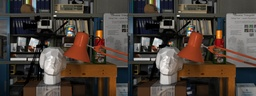
#> input picture Assignment_3/As3.jpg, 256 x 96 px, shrunk from 1281 x 480 before the run
$ python script.py
#> lines starting #> are read from the running program, lines starting #| are printed output that depends on the picture
#!/usr/bin/env python3
# -*- coding: utf-8 -*-


# David Onsy Shokry                 34-4658         t-08
# Anas Mohammed Amin                34-10441        t-08


import cv2
import numpy as np
import math
from scipy import ndimage
from PIL import Image

def stereo_match(left_img, right_img, kernel, max_offset):
    # Load in both images, assumed to be RGBA 8bit per channel images
    #left_img = Image.open(left_img).convert('L')
    left = np.asarray(left_img)
    #right_img = Image.open(right_img).convert('L')
    right = np.asarray(right_img)
    w_l, h,_ = left_img.shape  # both images have different number of rows so apply min aggregation.

    w_r,_,_ = right_img.shape # both have the same height.

    w=0
    w = min(w_r,w_l)


    # Depth (or disparity) map
    depth = np.zeros((w, h), np.uint8)
    depth.shape = h, w

    kernel_half = int(kernel / 2)
    offset_adjust = 255 / max_offset  # this is used to map depth map output to 0-255 range

    for y in range(kernel_half, h - kernel_half):
        print(".", end="", flush=True)  # let the user know that something is happening (slowly!)

        for x in range(kernel_half, w - kernel_half):
            best_offset = 0
            prev_ssd = 65534

            for offset in range(max_offset):
                ssd = 0
                ssd_temp = 0

                # v and u are the x,y of our local window search, used to ensure a good
                # match- going by the squared differences of two pixels alone is insufficient,
                # we want to go by the squared differences of the neighbouring pixels too
                for v in range(-kernel_half, kernel_half):
                    for u in range(-kernel_half, kernel_half):
                        # iteratively sum the sum of squared differences value for this block
                        # left[] and right[] are arrays of uint8, so converting them to int saves
                        # potential overflow, and executes a lot faster
                        ssd_temp = int(left[y+v, x+u,0]) - int(right[y+v, (x+u) - offset,0])
                        ssd += ssd_temp * ssd_temp

                # if this value is smaller than the previous ssd at this block
                # then it's theoretically a closer match. Store this value against
                # this block..
                if ssd < prev_ssd:
                    prev_ssd = ssd
                    best_offset = offset

        # set depth output for this x,y location to the best match
        depth[y, x] = best_offset * offset_adjust


def main():
    image = cv2.imread("As3.jpg")
#> image is the input picture: shape (96, 256, 3); mean B, G, R 58.9, 65.9, 75.8
    cv2.imshow('image',image)

    left_img =cv2.imread("As3_left.jpg")
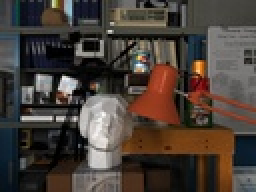
#> input picture Assignment_3/As3_left.jpg, 128 x 96 px, shrunk from 640 x 480 before the run (shown 2 times larger)
#> left_img is the input picture: shape (96, 128, 3); mean B, G, R 56.5, 63.3, 72.9
    right_img = cv2.imread("As3_right.jpg")
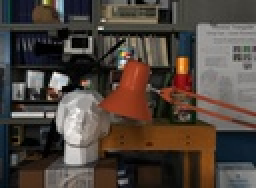
#> input picture Assignment_3/As3_right.jpg, 128 x 94 px, shrunk from 640 x 472 before the run (shown 2 times larger)
#> right_img is the input picture: shape (94, 128, 3); mean B, G, R 61.5, 68.7, 79


    stereo_match(left_img, right_img, 7, 75)
#> after the loop in stereo_match, `for y in range(kernel_half, h - kernel_half):`:
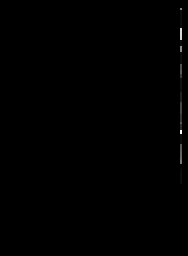
#> depth: shape (128, 94) (shown 2 times larger); min 0, max 251, mean 0.5


    cv2.waitKey(0)
    cv2.destroyAllWindows()


if __name__ == "__main__":
#> (the run stopped early here; a loop or call above may not have finished)
